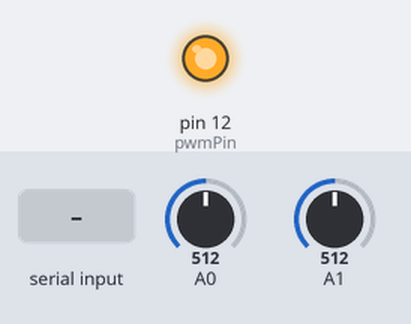
Recording of a sketch running on a simulated Arduino Uno, built with avr-gcc and run on an emulated ATmega328P. Shown: output pins drawn as LEDs (lit = HIGH). The test bench sets the inputs (shaded band); at power-on: A0 = 512, A1 = 512. What the sketch prints to the serial monitor is not drawn.

Above: at 1.2 s.
1.3 s: "90,45\n" received over Serial
At 1.8 s:
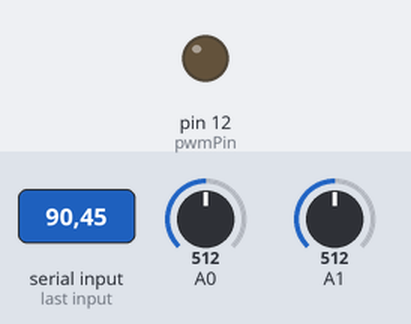
2.8 s: "30,150\n" received over Serial
At 3.2 s:
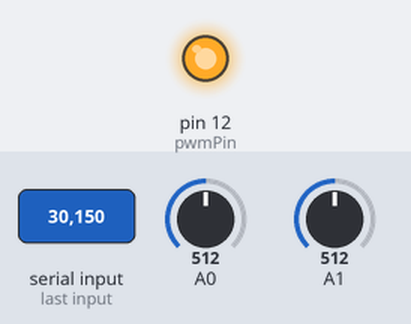
4.4 s: "5\n" received over Serial
At 5.6 s:
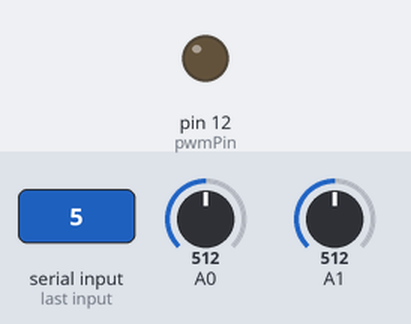
Timing chart, 0 to 7.4 s (numbered marks = the images above; inputs shaded):
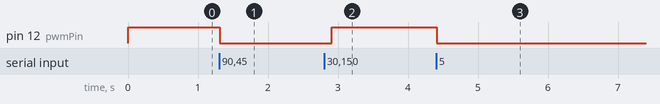

The sketch:

Arduino_Python_Interface.ino
```cpp
// Define constants and global variables
const int pwmPin = 12;  // PWM output pin (can be any PWM-capable pin)
int pwmValue = 128;  // Global variable to store the initial PWM value (0-255)

void setup() {
  // Initialize serial communication and pin modes
  Serial.begin(9600);  // Start serial communication at 9600 baud rate
  pinMode(pwmPin, OUTPUT);  // Set the PWM pin as an output
  analogWrite(pwmPin, pwmValue);  // Set initial PWM value on the output pin
}

void loop() {
  // Check for incoming serial data
  if (Serial.available() > 0) {
    // Read the integer value sent from Python
  int newPwmValue = Serial.parseInt();

  // Update global pwmValue, constraining it to the valid PWM range (0-255)
  pwmValue = constrain(newPwmValue, 0, 255);

  // Set the new PWM output value if it's greater than 0
  // The reasoning for this is because even with the check for data available
  // on the serial port, it will sometimes read 0 if no data is there.  Because the CV
  // doesn't expel water until a value of 100, this isn't a problem for allowing
  // a full closed CV for the signal and should it read 0, it just holds the last value
  // by not updating.
  if (pwmValue > 0){
    analogWrite(pwmPin, pwmValue);
    }
  }

  // Read the analog input value from pin A0 (0-1023)
  // Note that which is the height of Tank 1 and which
  // is Tank 2 is dependent on the wire configureation
  int analogValue1 = analogRead(A0);
  int analogValue2 = analogRead(A1);

  // Send data back to Python via serial
  Serial.print(analogValue1);  // Send the current PWM value
  Serial.print(",");       // Separator between values
  Serial.println(analogValue2);  // Send the analog value and add a newline

  // Small delay to avoid flooding the serial port and allow for stable readings
  delay(100);  // 100 milliseconds delay
}
```

Measured:
- after the input at 1.3 s, pin 12 (pwmPin): HIGH → LOW at once
- after the input at 2.8 s, pin 12 (pwmPin): LOW → HIGH after 0.11 s
- after the input at 4.4 s, pin 12 (pwmPin): HIGH → LOW at once
